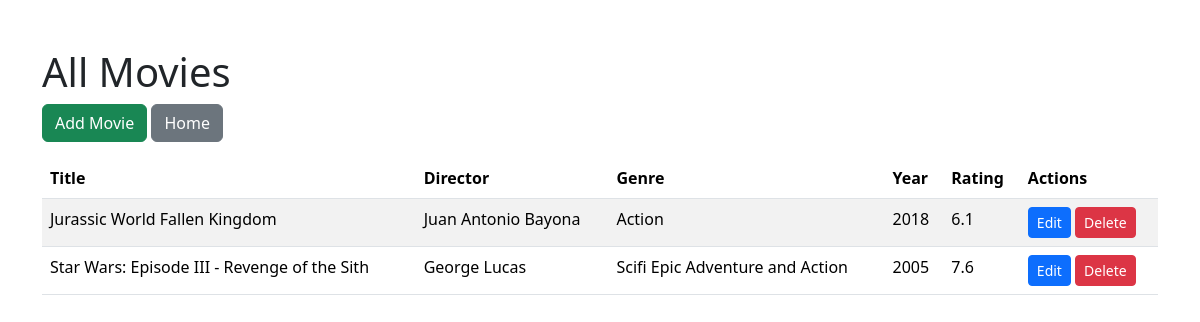
The app's page /view_movie/ with its own data.
### movies/models.py (models this page shows, shortened)
class Movie(models.Model):
    title = models.CharField(max_length=100)
    director = models.CharField(max_length=100)
    genre = models.CharField(max_length=50)
    release_year = models.IntegerField()
    description = models.TextField()
    rating = models.FloatField()

### movies/views.py (the view)
# urls.py: path('view_movie/', views.view_movie, name='view_movie'),
def view_movie(request):
	movies = Movie.objects.all()
	return render(request, 'view_movie.html', {'movies': movies})

### templates/view_movie.html (shortened to what this page needs)
<!DOCTYPE html>
<html>
<head>
    <link href="https://cdn.jsdelivr.net/npm/bootstrap@5.3.3/dist/css/bootstrap.min.css" rel="stylesheet">
</head>
<body class="container mt-5">
    <h1>All Movies</h1>
    <a href="{% url 'add_movie' %}" class="btn btn-success mb-3">Add Movie</a>
    <a href="{% url 'index' %}" class="btn btn-secondary mb-3">Home</a>
    <table class="table table-striped">
        <thead>
            <tr>
                <th>Title</th>
                <th>Director</th>
                <th>Genre</th>
                <th>Year</th>
                <th>Rating</th>
                <th>Actions</th>
            </tr>
        </thead>
        <tbody>
            {% for movie in movies %}
            <tr>
                <td>{{ movie.title }}</td>
                <td>{{ movie.director }}</td>
                <td>{{ movie.genre }}</td>
                <td>{{ movie.release_year }}</td>
                <td>{{ movie.rating }}</td>
                <td>
                    <a href="{% url 'edit_movie' movie.id %}" class="btn btn-sm btn-primary">Edit</a>
                    <a href="{% url 'delete_movie' movie.id %}" class="btn btn-sm btn-danger">Delete</a>
                </td>
            </tr>
            {% empty %}
            <tr>
                <td colspan="6">No movies found.</td>
            </tr>
            {% endfor %}
        </tbody>
    </table>
</body>
</html>

### records on screen
Movie: title "Jurassic World Fallen Kingdom", director "Juan Antonio Bayona", genre "Action", release_year "2018", rating "6.1"
Movie: title "Star Wars: Episode III - Revenge of the Sith", director "George Lucas", genre "Scifi Epic Adventure and Action", release_year "2005", rating "7.6"
